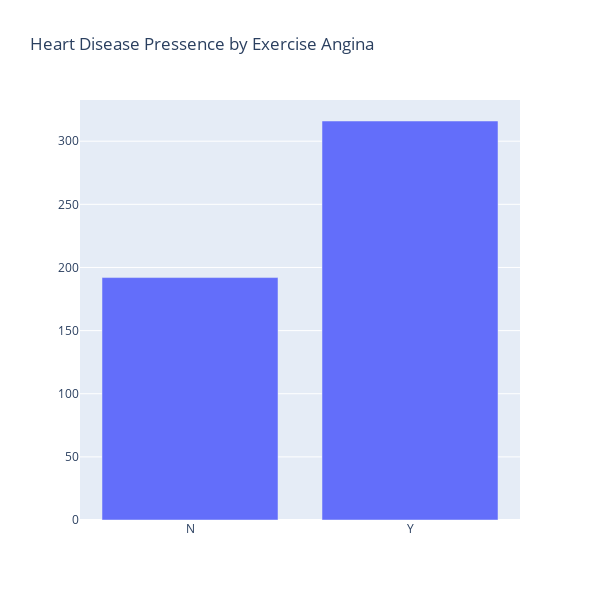

The code cell stored with this chart in its notebook:
### Markdown cell above
## ExerciseAngina

### Code cell
traces = go.Bar(x = df.groupby("ExerciseAngina").HeartDisease.sum().index, y = df.groupby("ExerciseAngina").HeartDisease.sum())
layout = go.Layout(height = 600,
                    width = 600,
                    autosize = False,
                    title = "Heart Disease Pressence by Exercise Angina") 
fig = go.Figure(data = traces, layout = layout)
fig.show()

### Figure 1 — Plotly figure (JSON) as saved in the notebook; plotly's stock layout.template omitted (floating-point values rounded to 4 significant figures)
{"data": [{"type": "bar", "x": ["N", "Y"], "y": [192, 316]}], "layout": {"autosize": false, "height": 600, "title": {"text": "Heart Disease Pressence by Exercise Angina"}, "width": 600}}
